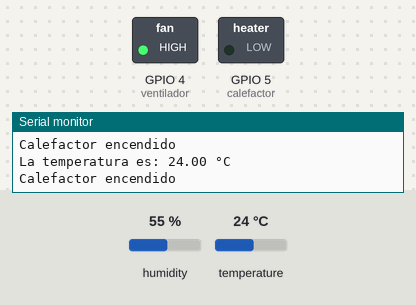
This sketch was run on a simulated ESP32. Parts: switched loads named in the sketch (green lamp = pin HIGH), the last lines printed to the serial monitor. The test bench sets the inputs (shaded band); at power-on: temperature 24 °C, humidity 55 %.

Above: at 2.8 s.
2.9 s: temperature set to 29.5 °C
5.6 s: temperature set to 30.7 °C
At 7.5 s:
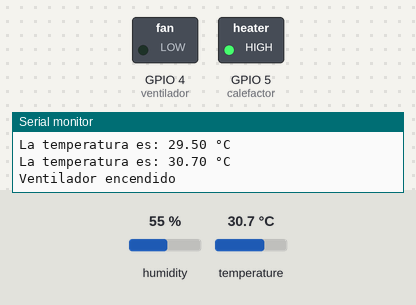
8.3 s: temperature set to 29.8 °C
11.2 s: temperature set to 28.5 °C
At 12.6 s:
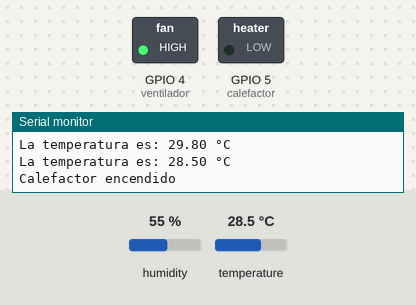
13.9 s: temperature set to 33 °C
At 14.4 s:
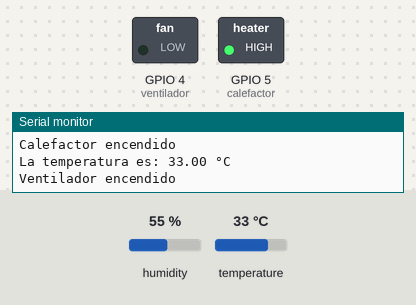
Timing chart, 0 to 16.9 s (numbered marks = the images above; inputs shaded):
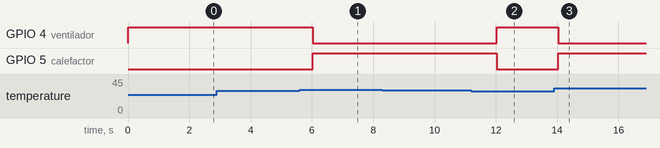

The sketch:

Control_de_temperatura.ino
```cpp
#include "DHT.h"
#include "DHT_U.h"

int sensor = 32;
float temperatura;

DHT dht(sensor,DHT22);

int ventilador = 4;
int calefactor = 5;

void setup() {
  Serial.begin(115200);

  dht.begin();

  pinMode(sensor,INPUT);
  pinMode(ventilador,OUTPUT);
  pinMode(calefactor,OUTPUT);
}

void loop() {
  temperatura = dht.readTemperature();

  Serial.print("La temperatura es: ");
  Serial.print(temperatura);
  Serial.println(" °C");

  if (temperatura >= 29.8){
    digitalWrite(calefactor, HIGH);
    digitalWrite(ventilador, LOW);
    Serial.println("Ventilador encendido");
  }
  if (temperatura <= 29.2){
    digitalWrite(ventilador, HIGH);
    digitalWrite(calefactor, LOW);
    Serial.println("Calefactor encendido");
  }
  delay(2000);
}
```

Measured:
- the behaviour switches between 29.8 and 29.9 °C on temperature (found by bisection; images 0 and 1)
- the behaviour switches between 29.2 and 29.1 °C on temperature (found by bisection; images 1 and 2)
- after the input at 5.6 s, GPIO 4 (ventilador): HIGH → LOW after 0.42 s; GPIO 5 (calefactor): LOW → HIGH after 0.42 s
- after the input at 11.2 s, GPIO 4 (ventilador): LOW → HIGH after 0.84 s; GPIO 5 (calefactor): HIGH → LOW after 0.84 s
- after the input at 13.9 s, GPIO 4 (ventilador): HIGH → LOW after 0.14 s; GPIO 5 (calefactor): LOW → HIGH after 0.14 s
